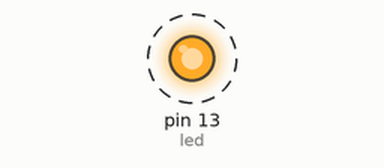
Recording of a sketch running on a simulated Arduino Uno, built with avr-gcc and run on an emulated ATmega328P. On the bench: output pins drawn as LEDs (lit = HIGH). Dashed ring = blinking. What the sketch prints to the serial monitor is not drawn.

Above: at 0.2 s.
Timing chart, 0 to 3.5 s (numbered marks = the images above):
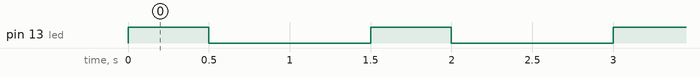

Measured:
- by itself, pin 13 (led): alternates HIGH for 0.50 s and LOW for 1.0 s

The sketch:

SerialMinimal.ino
```cpp
// Wiring / Arduino Code
// Code for sensing a switch status and writing the value to the serial port.

int switchPin = 4;                       // Switch connected to pin 4

int led = 13;


void setup() {
  pinMode(switchPin, INPUT);             // Set pin 0 as an input
  Serial.begin(115200);                    // Start serial communication at 9600 bps
  //Serial.begin(38400);
  //Serial.begin(250000);

  pinMode(led, OUTPUT);
  digitalWrite(led, HIGH);
}

void loop() {
  //if (digitalRead(switchPin) == HIGH) {  // If switch is ON,
  Serial.write(1);               // send 1 to Processing
  digitalWrite(led, HIGH);
  //} else {                               // If the switch is not ON,
  delay(500);
  Serial.write(0);               // send 0 to Processing
  digitalWrite(led, LOW);
  //}
  delay(1000);                            // Wait 100 milliseconds
}
```
